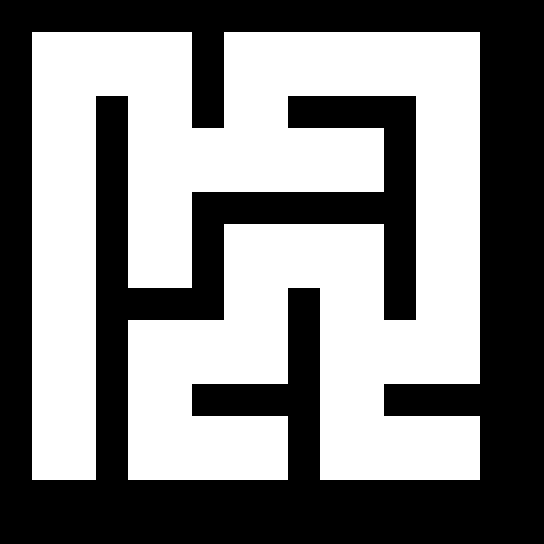

Tiled map render using the project's own tile images. Description and the whole map definition, tile-layer contents included, below:
An orthogonal 17x17 tile map with 32x32 px tiles, 1 tile layer (Tile Layer 1), 2 tilesets and 1 object.

<map version="1.0" orientation="orthogonal" renderorder="left-down" width="17" height="17" tilewidth="32" tileheight="32" nextobjectid="1">
 <tileset firstgid="1" name="28-04" tilewidth="32" tileheight="32" spacing="1" margin="1" tilecount="529" columns="23">
  <image source="../Art/28-04.png" width="788" height="788" />
  <tile id="2">
   <objectgroup draworder="index">
    <object id="0" x="0.363636" y="0.545455" width="31.4545" height="31.4545" />
   </objectgroup>
  </tile>
 </tileset>
 <tileset firstgid="530" name="floor" tilewidth="32" tileheight="32" tilecount="1" columns="1">
  <image source="../Art/Blue minigame/floor.png" width="32" height="32" />
 </tileset>
 <layer name="Tile Layer 1" width="17" height="17">
  <data encoding="csv">
3,3,3,3,3,3,3,3,3,3,3,3,3,3,3,3,3,
3,530,530,530,530,530,3,530,530,530,530,530,530,530,530,3,3,
3,530,530,530,530,530,3,530,530,530,530,530,530,530,530,3,3,
3,530,530,3,530,530,3,530,530,3,3,3,3,530,530,3,3,
3,530,530,3,530,530,530,530,530,530,530,530,3,530,530,3,3,
3,530,530,3,530,530,530,530,530,530,530,530,3,530,530,3,3,
3,530,530,3,530,530,3,3,3,3,3,3,3,530,530,3,3,
3,530,530,3,530,530,3,530,530,530,530,530,3,530,530,3,3,
3,530,530,3,530,530,3,530,530,530,530,530,3,530,530,3,3,
3,530,530,3,3,3,3,530,530,3,530,530,3,530,530,3,3,
3,530,530,3,530,530,530,530,530,3,530,530,530,530,530,3,3,
3,530,530,3,530,530,530,530,530,3,530,530,530,530,530,3,3,
3,530,530,3,530,530,3,3,3,3,530,530,3,3,3,3,3,
3,530,530,3,530,530,530,530,530,3,530,530,530,530,530,3,3,
3,530,530,3,530,530,530,530,530,3,530,530,530,530,530,3,3,
3,3,3,3,3,3,3,3,3,3,3,3,3,3,3,3,3,
3,3,3,3,3,3,3,3,3,3,3,3,3,3,3,3,3
</data>
 </layer>
</map>
